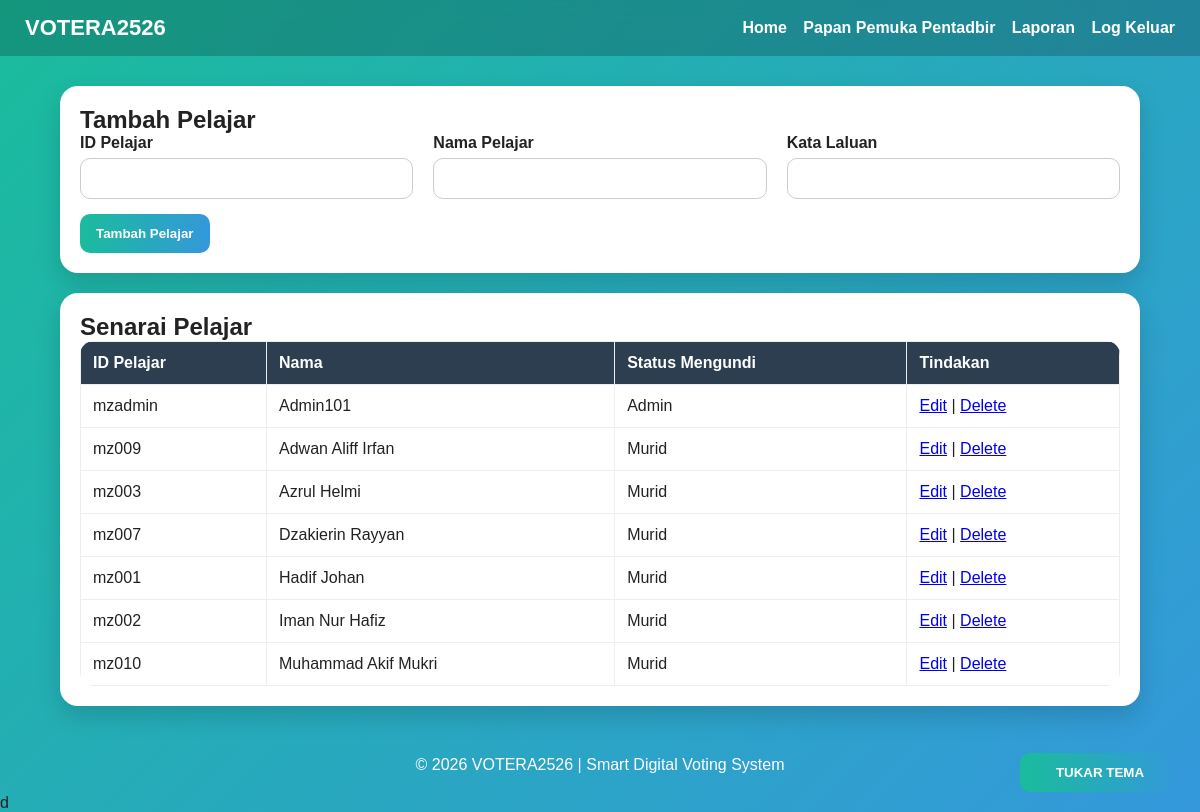
Page /pelajar-senarai.php (signed in) on the committed database.
### tables this page shows
CREATE TABLE `pelajar` (
    `Id_Pelajar` varchar(20) NOT NULL,
    `Kata_Laluan` varchar(50) DEFAULT NULL,
    `Nama_Pelajar` varchar(150) DEFAULT NULL,
    `Status_Pelajar` varchar(30) DEFAULT NULL,
    `Gambar_Pelajar` varchar(100) DEFAULT NULL
  );

### pelajar-senarai.php (the view, shortened to what this page needs)
<?php
include 'connection.php';
include 'header.php';
$data = $conn->query("SELECT * FROM pelajar ORDER BY Nama_Pelajar ASC");
?>
<div class="card">
    <h2>Tambah Pelajar</h2>
    <form method="post">
        <div class="grid">
            <div class="form-group">
                <label>ID Pelajar</label>
                <input type="text" name="Id_Pelajar" required>
            </div>
            <div class="form-group">
                <label>Nama Pelajar</label>
                <input type="text" name="Nama_Pelajar" required>
            </div>
            <div class="form-group">
                <label>Kata Laluan</label>
                <input type="text" name="Kata_Laluan" required>
            </div>
        </div>
        <button type="submit" name="tambah" class="btn">Tambah Pelajar</button>
    </form>
</div>
<div class="card">
    <h2>Senarai Pelajar</h2>
    <table class="table">
        <tr>
            <th>ID Pelajar</th>
            <th>Nama</th>
            <th>Status Mengundi</th>
            <th>Tindakan</th>
        </tr>
        <?php while($row = $data->fetch_assoc()): ?>
        <tr>
            <td><?= htmlspecialchars($row['Id_Pelajar']) ?></td>
            <td><?= htmlspecialchars($row['Nama_Pelajar']) ?></td>
            <td><?= htmlspecialchars($row['Status_Pelajar']) ?></td>
            <td>
                <a href="pelajar-edit.php?id=<?= urlencode($row['Id_Pelajar']) ?>">Edit</a> |
                <a href="pelajar-delete.php?id=<?= urlencode($row['Id_Pelajar']) ?>" onclick="return confirm('Padam pelajar ini?')">Delete</a>
            </td>
        </tr>
        <?php endwhile; ?>
    </table>
</div>
<?php include 'footer.php'; ?>d

### style.css (style rules this page uses)
* { box-sizing:border-box; margin:0; padding:0; font-family:Arial, Helvetica, sans-serif; }
body { background:linear-gradient(135deg,#1abc9c,#3498db); min-height:100vh; color:#222; }
.card { background:#fff; border-radius:18px; padding:20px; box-shadow:0 10px 25px rgba(0,0,0,0.15); margin-bottom:20px; }
.grid { display:grid; grid-template-columns:repeat(auto-fit,minmax(220px,1fr)); gap:20px; }
.form-group { margin-bottom:15px; }
.form-group label { display:block; margin-bottom:6px; font-weight:bold; }
.form-group input, .form-group select, .form-group textarea { width:100%; padding:12px; border-radius:10px; border:1px solid #ccc; }
.btn { background:linear-gradient(90deg,#1abc9c,#3498db); color:#fff; border:none; font-weight:bold; cursor:pointer; padding:12px 16px; border-radius:10px; text-decoration:none; display:inline-block; }
.table { width:100%; border-collapse:collapse; background:#fff; border-radius:14px; overflow:hidden; }
.table th, .table td { border:1px solid #eee; padding:12px; text-align:left; }
.table th { background:#2c3e50; color:#fff; }

### rows in the picture
pelajar: Id_Pelajar "mzadmin", Nama_Pelajar "Admin101", Status_Pelajar "Admin"
pelajar: Id_Pelajar "mz009", Nama_Pelajar "Adwan Aliff Irfan", Status_Pelajar "Murid"
pelajar: Id_Pelajar "mz003", Nama_Pelajar "Azrul Helmi", Status_Pelajar "Murid"
pelajar: Id_Pelajar "mz007", Nama_Pelajar "Dzakierin Rayyan", Status_Pelajar "Murid"
pelajar: Id_Pelajar "mz001", Nama_Pelajar "Hadif Johan", Status_Pelajar "Murid"
pelajar: Id_Pelajar "mz002", Nama_Pelajar "Iman Nur Hafiz", Status_Pelajar "Murid"
pelajar: Id_Pelajar "mz010", Nama_Pelajar "Muhammad Akif Mukri", Status_Pelajar "Murid"
